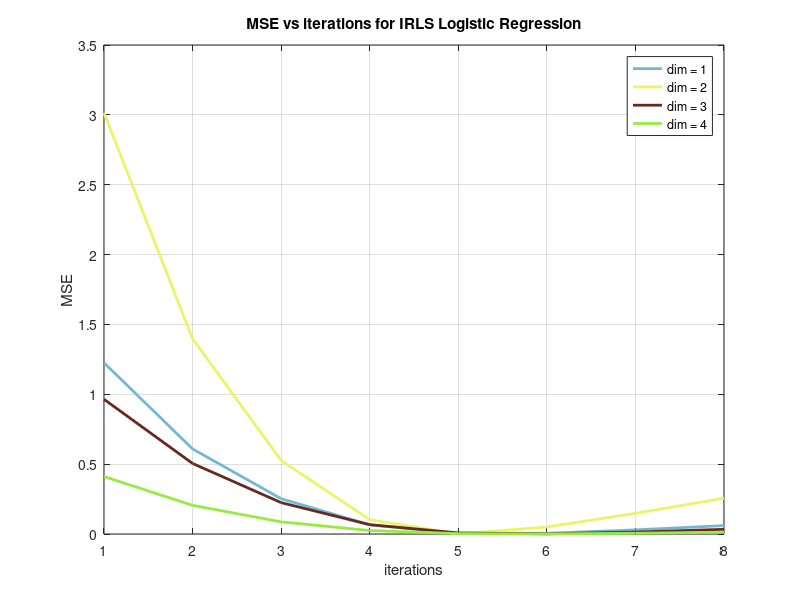

Write MATLAB code to recreate this figure.
function [] = irls()

%% Iterative Reweighted Least Squares (IRLS) for Logistic Regression
%  MAP estimation of hyperplane w with L1 penalty
%
% min NLL(w) = min -sum_{i=1}^{n} [y_i log mu_i + (1-y_i) log(1-mu_i)]
% where mu_i = sigm(w'x_i)
%
% XSw=Sz, w=(X'SX)^{-1}X'Sz, where z = Xw_k+S_k^{-1}(y-mu_k)
% X is n x d and S_k=diag(mu_ik(1-mu_ik))
%
% Newton updates: w_{k+1}= w_k - H^{-1} g_k
% with g_k = X(mu_k-y) + lambda*w and H = X'SX + lambda*I

close all; clear all;

%% synthetic dataset
n = 1000; d = 4; mu0 = zeros(d,1); Sigma0=diag(ones(d,1)); X = randn(n,d);
w0 = mvnrnd(mu0, Sigma0)'; %ground truth hyperplane
z0 = randn(n,1) + X*w0;    %ground truth z_i
y = sign(z0);              %ground truth labels \in {+1,-1}

%% IRLS
max_num_iter=1e2; w=zeros(d,max_num_iter);

%sigmoid function
sigm = @(X,y,w) 1./(1+exp(-y.*(X*w)));

%init w
w(:,1)=zeros(d,1);
%w(:,1)=randn(d,1); %may oscillate
%w(:,1)=mvnrnd(w0,0.1*Sigma0)'; %ground truth + noise

%prior / regularization for numerical stability
lambda=1e-4; vInv = 2*lambda*eye(d);

for k=1:max_num_iter
    
    mu_k = sigm(X,y,w(:,k));        %bernoulli probability   
    Sk = mu_k.*(1-mu_k) + eps;      %weight matrix 
    z_k = X*w(:,k)+(1-mu_k).*y./Sk; %response update, y \in {+1,-1}
    
    %w(:,k+1)=inv(X'*Sk*X + vInv)*(X'*Sk*z_k); %w update
    Xd=X'*sparse(diag(Sk)); R=chol(Xd*X+vInv);
    w(:,k+1)=R\(R'\Xd*z_k);
    
    %check convergence
    fprintf('iter: %d, ||w_{k+1}-w_{k}||= %.6f\n', k, norm(w(:,k+1)-w(:,k),2));
    if (norm(w(:,k+1)-w(:,k),2) < 1e-6), break; end
end
w=w(:,1:k);

%% compute MSE
MSE = (cummean(w,2)-repmat(w0,1,size(w,2))).^2;

%% plot MSE
figure; legendInfo={};
for dim=1:d
    legendInfo{dim} = ['dim = ', num2str(dim)];
    plot(1:size(w,2),MSE(dim,:),'color',rand(1,3),'linewidth',2.0); hold on; grid on;
end
xlabel('iterations'); ylabel('MSE'); legend(legendInfo);
title('MSE vs iterations for IRLS Logistic Regression');

end

function y = cummean(x,dim)

if nargin==1,
  % Determine which dimension CUMSUM./[1:N] will use
  dim = min(find(size(x) ~= 1));
  if isempty(dim), dim = 1; end
end

siz = [size(x) ones(1, dim-ndims(x))];
n = size(x, dim);

% Permute and reshape so that DIM becomes the row dimension of a 2-D array
perm = [dim:max(length(size(x)), dim) 1:dim-1];
x = reshape(permute(x, perm), n, prod(siz)/n);

% Calculate cummulative mean
y = cumsum(x, 1)./repmat([1:n]', 1, prod(siz)/n);

% Permute and reshape back
y = ipermute(reshape(y, siz(perm)), perm);

end